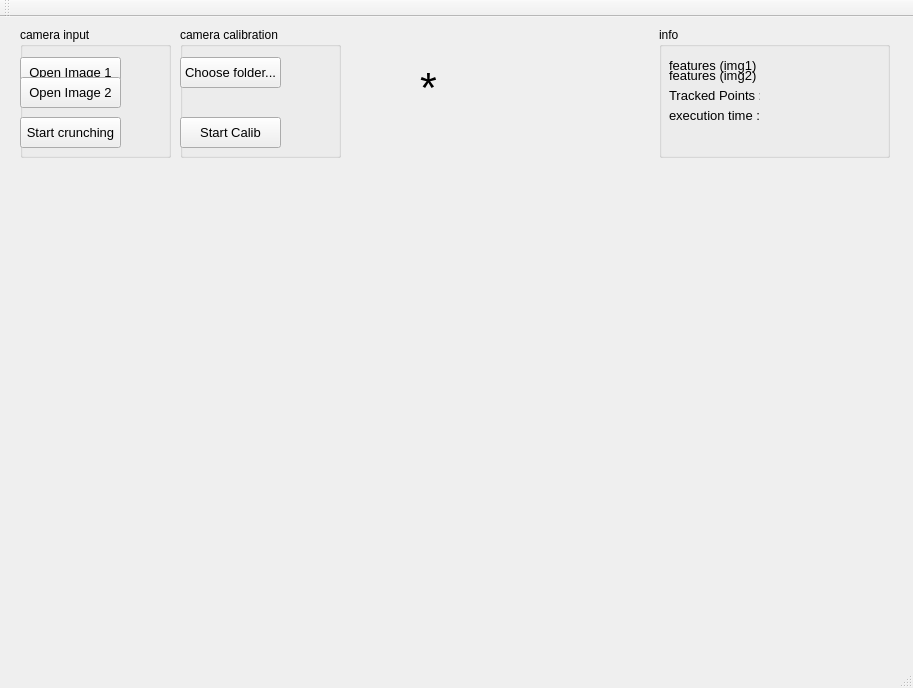
<?xml version="1.0" encoding="UTF-8"?>
<ui version="4.0">
 <class>MainWindow</class>
 <widget class="QMainWindow" name="MainWindow">
  <property name="geometry">
   <rect>
    <x>0</x>
    <y>0</y>
    <width>913</width>
    <height>688</height>
   </rect>
  </property>
  <property name="windowTitle">
   <string>MainWindow</string>
  </property>
  <widget class="QWidget" name="centralWidget">
   <widget class="QWidget" name="verticalLayoutWidget">
    <property name="geometry">
     <rect>
      <x>20</x>
      <y>150</y>
      <width>871</width>
      <height>481</height>
     </rect>
    </property>
    <layout class="QVBoxLayout" name="verticalLayout"/>
   </widget>
   <widget class="QGroupBox" name="groupBox">
    <property name="geometry">
     <rect>
      <x>20</x>
      <y>10</y>
      <width>151</width>
      <height>131</height>
     </rect>
    </property>
    <property name="title">
     <string>camera input</string>
    </property>
    <widget class="QPushButton" name="pushButton">
     <property name="geometry">
      <rect>
       <x>0</x>
       <y>30</y>
       <width>101</width>
       <height>31</height>
      </rect>
     </property>
     <property name="font">
      <font>
       <pointsize>10</pointsize>
      </font>
     </property>
     <property name="text">
      <string>Open Image 1</string>
     </property>
    </widget>
    <widget class="QPushButton" name="pushButton_3">
     <property name="geometry">
      <rect>
       <x>0</x>
       <y>50</y>
       <width>101</width>
       <height>31</height>
      </rect>
     </property>
     <property name="font">
      <font>
       <pointsize>10</pointsize>
      </font>
     </property>
     <property name="text">
      <string>Open Image 2</string>
     </property>
    </widget>
    <widget class="QPushButton" name="pushButton_2">
     <property name="geometry">
      <rect>
       <x>0</x>
       <y>90</y>
       <width>101</width>
       <height>31</height>
      </rect>
     </property>
     <property name="font">
      <font>
       <pointsize>10</pointsize>
      </font>
     </property>
     <property name="text">
      <string>Start crunching</string>
     </property>
    </widget>
   </widget>
   <widget class="QGroupBox" name="groupBox_2">
    <property name="geometry">
     <rect>
      <x>180</x>
      <y>10</y>
      <width>161</width>
      <height>131</height>
     </rect>
    </property>
    <property name="title">
     <string>camera calibration</string>
    </property>
    <widget class="QPushButton" name="pushButton_5">
     <property name="geometry">
      <rect>
       <x>0</x>
       <y>90</y>
       <width>101</width>
       <height>31</height>
      </rect>
     </property>
     <property name="font">
      <font>
       <pointsize>10</pointsize>
      </font>
     </property>
     <property name="text">
      <string>Start Calib</string>
     </property>
    </widget>
    <widget class="QPushButton" name="pushButton_4">
     <property name="geometry">
      <rect>
       <x>0</x>
       <y>30</y>
       <width>101</width>
       <height>31</height>
      </rect>
     </property>
     <property name="font">
      <font>
       <pointsize>10</pointsize>
      </font>
     </property>
     <property name="text">
      <string>Choose folder...</string>
     </property>
    </widget>
   </widget>
   <widget class="QGroupBox" name="groupBox_3">
    <property name="geometry">
     <rect>
      <x>659</x>
      <y>10</y>
      <width>231</width>
      <height>131</height>
     </rect>
    </property>
    <property name="title">
     <string>info</string>
    </property>
    <widget class="QLabel" name="label">
     <property name="geometry">
      <rect>
       <x>10</x>
       <y>30</y>
       <width>91</width>
       <height>16</height>
      </rect>
     </property>
     <property name="font">
      <font>
       <pointsize>10</pointsize>
      </font>
     </property>
     <property name="text">
      <string>features (img1) :</string>
     </property>
    </widget>
    <widget class="QLabel" name="label_2">
     <property name="geometry">
      <rect>
       <x>100</x>
       <y>60</y>
       <width>101</width>
       <height>16</height>
      </rect>
     </property>
     <property name="palette">
      <palette>
       <active>
        <colorrole role="WindowText">
         <brush brushstyle="SolidPattern">
          <color alpha="255">
           <red>255</red>
           <green>25</green>
           <blue>0</blue>
          </color>
         </brush>
        </colorrole>
        <colorrole role="Text">
         <brush brushstyle="SolidPattern">
          <color alpha="255">
           <red>255</red>
           <green>64</green>
           <blue>38</blue>
          </color>
         </brush>
        </colorrole>
       </active>
       <inactive>
        <colorrole role="WindowText">
         <brush brushstyle="SolidPattern">
          <color alpha="255">
           <red>255</red>
           <green>25</green>
           <blue>0</blue>
          </color>
         </brush>
        </colorrole>
        <colorrole role="Text">
         <brush brushstyle="SolidPattern">
          <color alpha="255">
           <red>69</red>
           <green>69</green>
           <blue>69</blue>
          </color>
         </brush>
        </colorrole>
       </inactive>
       <disabled>
        <colorrole role="WindowText">
         <brush brushstyle="SolidPattern">
          <color alpha="255">
           <red>69</red>
           <green>69</green>
           <blue>69</blue>
          </color>
         </brush>
        </colorrole>
        <colorrole role="Text">
         <brush brushstyle="SolidPattern">
          <color alpha="255">
           <red>69</red>
           <green>69</green>
           <blue>69</blue>
          </color>
         </brush>
        </colorrole>
       </disabled>
      </palette>
     </property>
     <property name="font">
      <font>
       <pointsize>10</pointsize>
      </font>
     </property>
     <property name="text">
      <string/>
     </property>
    </widget>
    <widget class="QLabel" name="label_3">
     <property name="geometry">
      <rect>
       <x>100</x>
       <y>30</y>
       <width>101</width>
       <height>16</height>
      </rect>
     </property>
     <property name="palette">
      <palette>
       <active>
        <colorrole role="WindowText">
         <brush brushstyle="SolidPattern">
          <color alpha="255">
           <red>255</red>
           <green>25</green>
           <blue>0</blue>
          </color>
         </brush>
        </colorrole>
        <colorrole role="Text">
         <brush brushstyle="SolidPattern">
          <color alpha="255">
           <red>255</red>
           <green>64</green>
           <blue>38</blue>
          </color>
         </brush>
        </colorrole>
       </active>
       <inactive>
        <colorrole role="WindowText">
         <brush brushstyle="SolidPattern">
          <color alpha="255">
           <red>255</red>
           <green>25</green>
           <blue>0</blue>
          </color>
         </brush>
        </colorrole>
        <colorrole role="Text">
         <brush brushstyle="SolidPattern">
          <color alpha="255">
           <red>69</red>
           <green>69</green>
           <blue>69</blue>
          </color>
         </brush>
        </colorrole>
       </inactive>
       <disabled>
        <colorrole role="WindowText">
         <brush brushstyle="SolidPattern">
          <color alpha="255">
           <red>69</red>
           <green>69</green>
           <blue>69</blue>
          </color>
         </brush>
        </colorrole>
        <colorrole role="Text">
         <brush brushstyle="SolidPattern">
          <color alpha="255">
           <red>69</red>
           <green>69</green>
           <blue>69</blue>
          </color>
         </brush>
        </colorrole>
       </disabled>
      </palette>
     </property>
     <property name="font">
      <font>
       <pointsize>10</pointsize>
      </font>
     </property>
     <property name="text">
      <string/>
     </property>
    </widget>
    <widget class="QLabel" name="label_4">
     <property name="geometry">
      <rect>
       <x>10</x>
       <y>60</y>
       <width>91</width>
       <height>16</height>
      </rect>
     </property>
     <property name="font">
      <font>
       <pointsize>10</pointsize>
      </font>
     </property>
     <property name="text">
      <string>Tracked Points :</string>
     </property>
    </widget>
    <widget class="QLabel" name="label_5">
     <property name="geometry">
      <rect>
       <x>100</x>
       <y>40</y>
       <width>101</width>
       <height>16</height>
      </rect>
     </property>
     <property name="palette">
      <palette>
       <active>
        <colorrole role="WindowText">
         <brush brushstyle="SolidPattern">
          <color alpha="255">
           <red>255</red>
           <green>25</green>
           <blue>0</blue>
          </color>
         </brush>
        </colorrole>
        <colorrole role="Text">
         <brush brushstyle="SolidPattern">
          <color alpha="255">
           <red>255</red>
           <green>64</green>
           <blue>38</blue>
          </color>
         </brush>
        </colorrole>
       </active>
       <inactive>
        <colorrole role="WindowText">
         <brush brushstyle="SolidPattern">
          <color alpha="255">
           <red>255</red>
           <green>25</green>
           <blue>0</blue>
          </color>
         </brush>
        </colorrole>
        <colorrole role="Text">
         <brush brushstyle="SolidPattern">
          <color alpha="255">
           <red>69</red>
           <green>69</green>
           <blue>69</blue>
          </color>
         </brush>
        </colorrole>
       </inactive>
       <disabled>
        <colorrole role="WindowText">
         <brush brushstyle="SolidPattern">
          <color alpha="255">
           <red>69</red>
           <green>69</green>
           <blue>69</blue>
          </color>
         </brush>
        </colorrole>
        <colorrole role="Text">
         <brush brushstyle="SolidPattern">
          <color alpha="255">
           <red>69</red>
           <green>69</green>
           <blue>69</blue>
          </color>
         </brush>
        </colorrole>
       </disabled>
      </palette>
     </property>
     <property name="font">
      <font>
       <pointsize>10</pointsize>
      </font>
     </property>
     <property name="text">
      <string/>
     </property>
    </widget>
    <widget class="QLabel" name="label_6">
     <property name="geometry">
      <rect>
       <x>10</x>
       <y>40</y>
       <width>91</width>
       <height>16</height>
      </rect>
     </property>
     <property name="font">
      <font>
       <pointsize>10</pointsize>
      </font>
     </property>
     <property name="text">
      <string>features (img2) :</string>
     </property>
    </widget>
    <widget class="QLabel" name="label_7">
     <property name="geometry">
      <rect>
       <x>10</x>
       <y>80</y>
       <width>91</width>
       <height>16</height>
      </rect>
     </property>
     <property name="font">
      <font>
       <pointsize>10</pointsize>
      </font>
     </property>
     <property name="text">
      <string>execution time :</string>
     </property>
    </widget>
    <widget class="QLabel" name="label_8">
     <property name="geometry">
      <rect>
       <x>100</x>
       <y>80</y>
       <width>101</width>
       <height>16</height>
      </rect>
     </property>
     <property name="palette">
      <palette>
       <active>
        <colorrole role="WindowText">
         <brush brushstyle="SolidPattern">
          <color alpha="255">
           <red>255</red>
           <green>25</green>
           <blue>0</blue>
          </color>
         </brush>
        </colorrole>
        <colorrole role="Text">
         <brush brushstyle="SolidPattern">
          <color alpha="255">
           <red>255</red>
           <green>64</green>
           <blue>38</blue>
          </color>
         </brush>
        </colorrole>
       </active>
       <inactive>
        <colorrole role="WindowText">
         <brush brushstyle="SolidPattern">
          <color alpha="255">
           <red>255</red>
           <green>25</green>
           <blue>0</blue>
          </color>
         </brush>
        </colorrole>
        <colorrole role="Text">
         <brush brushstyle="SolidPattern">
          <color alpha="255">
           <red>69</red>
           <green>69</green>
           <blue>69</blue>
          </color>
         </brush>
        </colorrole>
       </inactive>
       <disabled>
        <colorrole role="WindowText">
         <brush brushstyle="SolidPattern">
          <color alpha="255">
           <red>69</red>
           <green>69</green>
           <blue>69</blue>
          </color>
         </brush>
        </colorrole>
        <colorrole role="Text">
         <brush brushstyle="SolidPattern">
          <color alpha="255">
           <red>69</red>
           <green>69</green>
           <blue>69</blue>
          </color>
         </brush>
        </colorrole>
       </disabled>
      </palette>
     </property>
     <property name="font">
      <font>
       <pointsize>10</pointsize>
      </font>
     </property>
     <property name="text">
      <string/>
     </property>
    </widget>
   </widget>
   <widget class="QLabel" name="label_test">
    <property name="geometry">
     <rect>
      <x>420</x>
      <y>50</y>
      <width>121</width>
      <height>41</height>
     </rect>
    </property>
    <property name="font">
     <font>
      <pointsize>32</pointsize>
     </font>
    </property>
    <property name="text">
     <string>*</string>
    </property>
   </widget>
  </widget>
  <widget class="QMenuBar" name="menuBar">
   <property name="geometry">
    <rect>
     <x>0</x>
     <y>0</y>
     <width>913</width>
     <height>22</height>
    </rect>
   </property>
  </widget>
  <widget class="QToolBar" name="mainToolBar">
   <attribute name="toolBarArea">
    <enum>TopToolBarArea</enum>
   </attribute>
   <attribute name="toolBarBreak">
    <bool>false</bool>
   </attribute>
  </widget>
  <widget class="QStatusBar" name="statusBar"/>
 </widget>
 <layoutdefault spacing="6" margin="11"/>
 <tabstops>
  <tabstop>pushButton</tabstop>
  <tabstop>pushButton_3</tabstop>
  <tabstop>pushButton_2</tabstop>
 </tabstops>
 <resources/>
 <connections/>
</ui>
